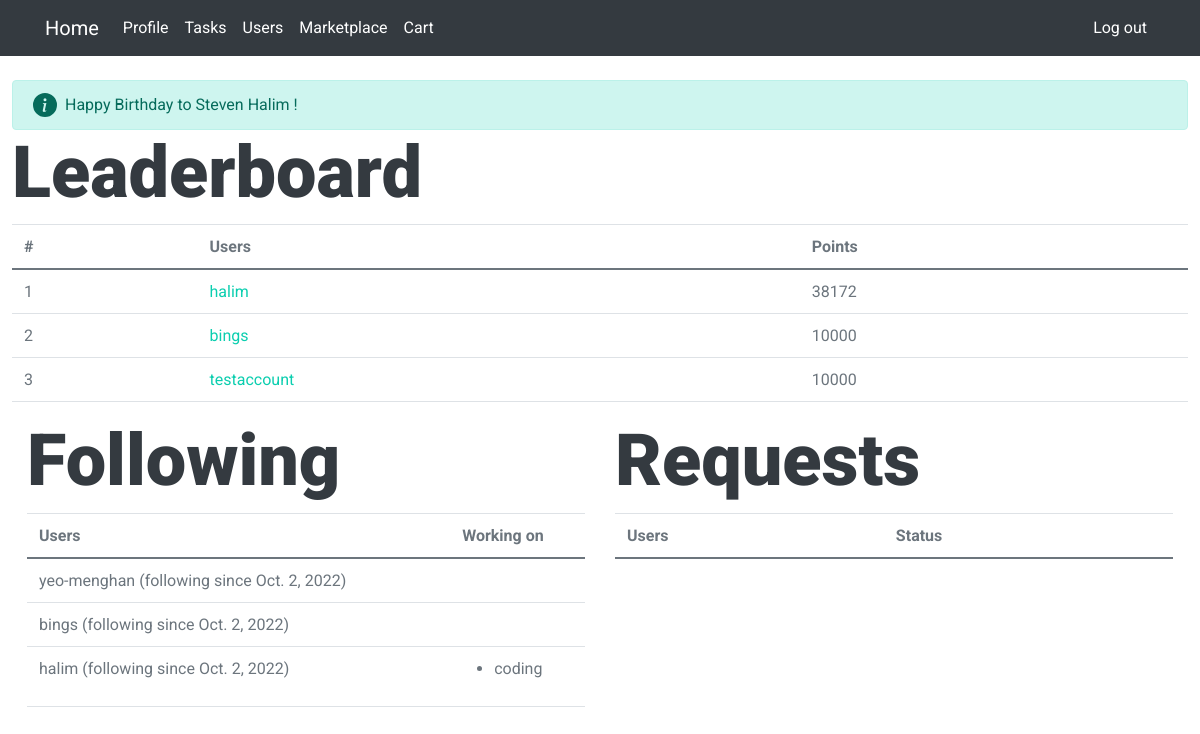
The page /main/ (signed in) on the database its author committed.
### main/models.py (models this page shows, shortened)
class CustomUser(models.Model):
    user = models.OneToOneField(User, on_delete=models.CASCADE)
    DEPARTMENT = (
        ('Operations', 'Operations'),
        ('Infocomm technology', 'Infocomm technology'),
        ('Engineering', 'Engineering'),
        ('Corportate', 'Corporate')
    )
    email = models.EmailField(unique=True)
    department = models.CharField(max_length=100, choices=DEPARTMENT)
    description = models.TextField("Description", max_length=600, default='', blank=True)
    points = models.IntegerField(default=0)
    tasks = models.ManyToManyField(Task, blank=True, related_name='users')
    birthday = models.DateField()

class Follow(models.Model):
    follower = models.ForeignKey(CustomUser, related_name="from_follow", on_delete=models.CASCADE)
    following = models.ForeignKey(CustomUser, related_name="to_follow", on_delete=models.CASCADE)
    date = models.DateField()

class Task(models.Model):
    STATUS = (
        ('To do', 'To do'),
        ('In progress', 'In progress'),
        ('Completed', 'Completed'),
    )
    name = models.CharField(max_length = 64)
    description = models.TextField("Description", max_length=600, default='', blank=True)
    points_granted = models.IntegerField()
    status = models.CharField(max_length=100, choices=STATUS, default='To do')

### main/views.py (the view)
# urls.py: path('', views.index, name="index"),
@login_required(login_url='/main/login')
def index(request):
    current_user = CustomUser.objects.get(user=request.user)
    following = Follow.objects.filter(follower = current_user)
    requests = Request.objects.filter(requested = current_user)
    top_users = CustomUser.objects.order_by('-points')[:3]
    if CustomUser.objects.filter(birthday__day = datetime.now().date().day, birthday__month = datetime.now().date().month):
        birthday_boy = CustomUser.objects.filter(birthday__day = datetime.now().date().day, birthday__month = datetime.now().date().month)
        return render(request, "main/index.html", {
        "following": following,
        "requests": requests,
        "top_users": top_users,
        "birthday_boy": birthday_boy,
    })
    return render(request, "main/index.html", {
        "following": following,
        "requests": requests,
        "top_users": top_users
    })

### main/context_processor.py (called while the page is built)
def cart_count(request):
    try:
        current_user = CustomUser.objects.get(user=request.user)
        cart_count = Cart.objects.filter(user=current_user).count()
        return {
            'cart_count' : cart_count
        }
    except TypeError:
        return []

### main/templates/main/index.html (shortened to what this page needs)
{% extends "main/layout.html" %}
{% block body %}
{% if birthday_boy %}
<div class="alert alert-primary d-flex align-items-center" role="alert">
    <svg class="bi flex-shrink-0 me-2" width="24" height="24" role="img" aria-label="Info:"><use xlink:href="#info-fill"/></svg>
    <div>
        Happy Birthday to {% for birthday_boy in birthday_boy %} {{birthday_boy.user.first_name}} {{birthday_boy.user.last_name}}{% if not forloop.last %},{% endif %} {% endfor %}!
    </div>
  </div>
{% endif %}
<h1 class="display-3">Leaderboard</h1>
<table class="table">
    <thead>
    <tr>
        <th scope="col">#</th>
        <th scope="col">Users</th>
        <th scope="col">Points</th>
    </tr>
    </thead>
    <tbody>
        {% for top_user in top_users %}
        <tr>
            <td> {{ forloop.counter }} </td>
            <td scope="row"><a href="{% url 'main:user_profile' top_user.id %}">{{ top_user.user.username }}</a></th>
            <td>{{top_user.points}}</td>
        </tr>
        {% endfor %}
    </tbody>
</table>
<div class = "column">
    <div class = "container">
    <h1 class="display-3">Following</h1>
    <div class = "scrollable" >
        <table class="table">
            <thead>
            <tr>
                <th scope="col">Users</th>
                <th scope="col">Working on</th>
            </tr>
            </thead>
            <tbody>
                {% for follow in following %}
                <tr>
                    <td scope="row">{{ follow.following.user.username }} (following since {{ follow.date }})</th>
                    <td>
                        {% for task in follow.following.tasks.all %}
                        {% if task.status == 'In progress' %}
                        <ul>
                            <li> {{ task.name }} </li>
                        </ul>
                        {% endif %}
                        {% endfor %}
                    </td>
                </tr>
                {% endfor %}
            </tbody>
        </table>
    </div>
</div>
</div>
<div class = "column">
    <div class = 'container'>
    <h1 class="display-3">Requests</h1>
    <div class = "scrollable">
        <table class="table">
            <thead>
            <tr>
                <th scope="col">Users</th>
                <th scope="col">Status</th>
            </tr>
            </thead>
        </table>
    </div>
</div>
</div>
{% endblock %}

### main/static/styles.css (style rules this page uses)
body { font-family: var(--bs-font-sans-serif); background-color: #f7f7f7; color: #000000; }
.scrollable { height: 250px; overflow-y: auto; }
.column { float: left; width: 50%; }
.alert { margin-top: 50px !important; margin-bottom: 0 !important; }

### rows shown on the page
CustomUser: user.first_name "Steven", user.last_name "Halim", user.username "halim", points "38172"
CustomUser: user.username "bings", points "10000"
CustomUser: user.username "testaccount", points "10000"
Follow: following.user.username "yeo-menghan", date "Oct. 2, 2022"
Follow: following.user.username "bings", date "Oct. 2, 2022"
Follow: following.user.username "halim", date "Oct. 2, 2022"
Task: name "coding"
